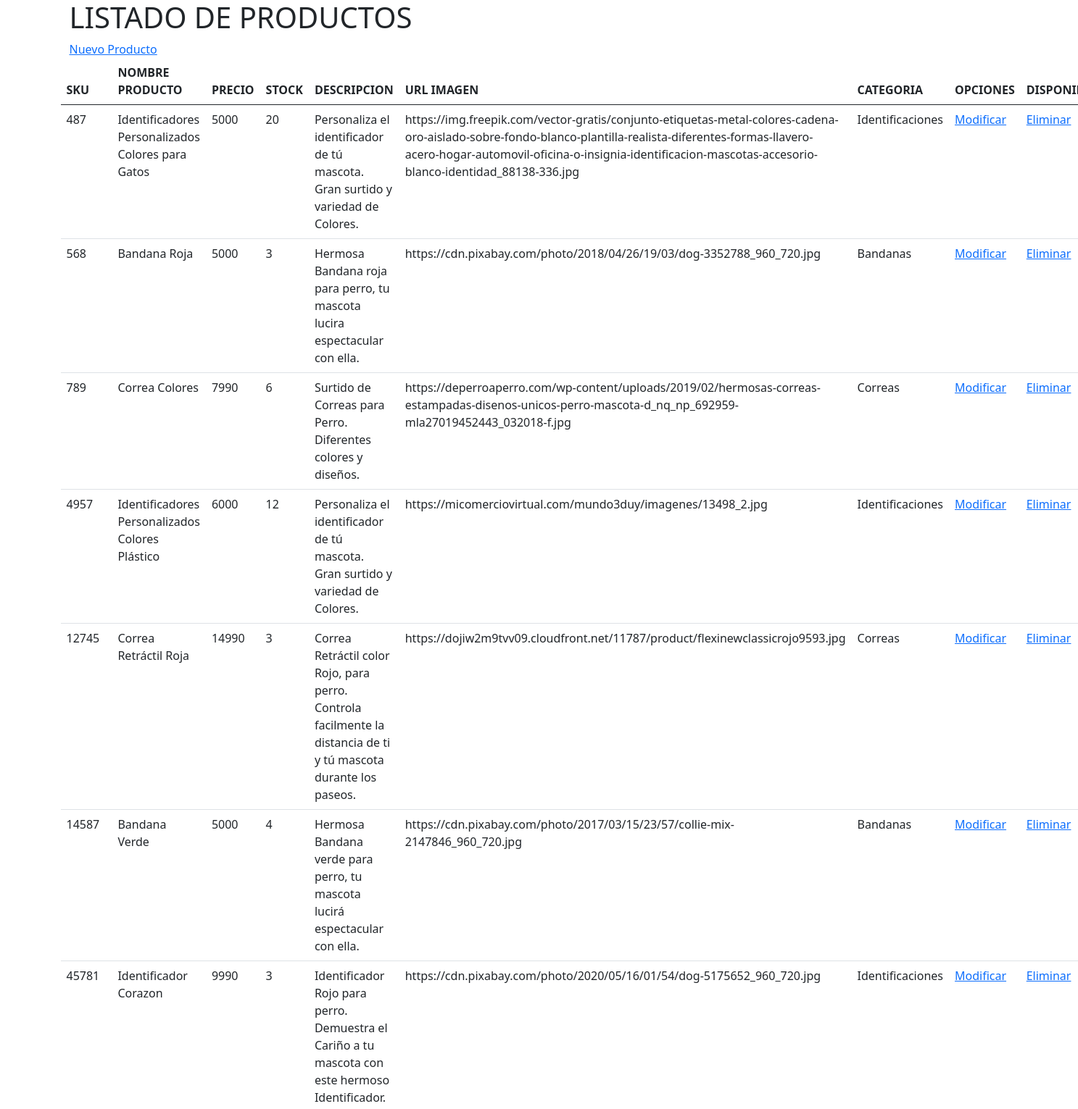
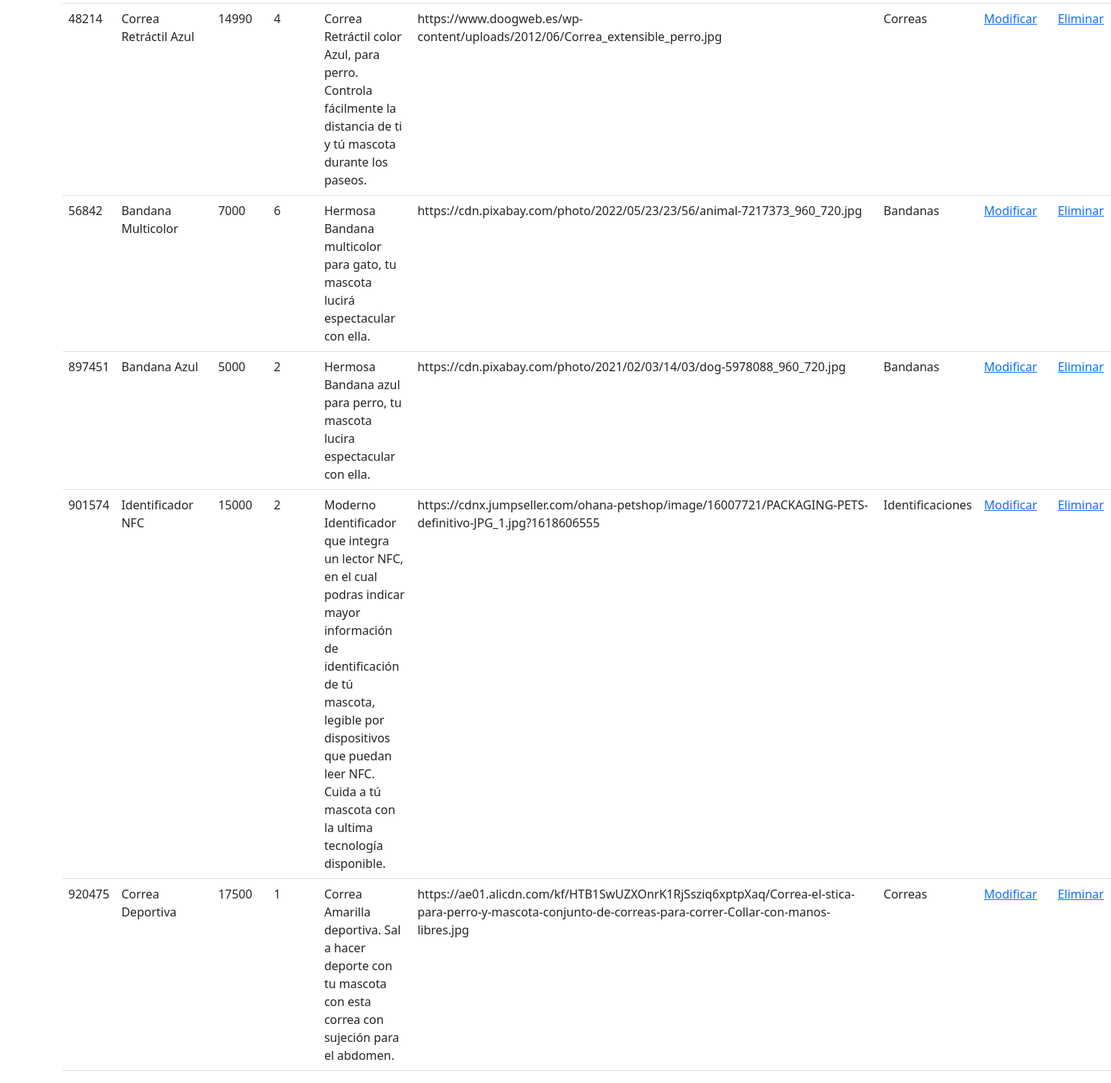
The page /registros.html on the database its author committed (2 pictures, top to bottom).
### core/models.py (models this page shows, shortened)
class Producto(models.Model):
    sku = models.IntegerField(primary_key=True, verbose_name='SKU')
    nombreProducto = models.CharField(max_length=50, verbose_name='Nombre de Producto')
    precio = models.IntegerField(null=False, blank=False, verbose_name='Precio Producto')
    stock = models.IntegerField(null=False, blank=False,verbose_name='Stock Producto')
    descripcion = models.CharField(max_length=250, verbose_name='Descripcion Producto')
    imagen = models.CharField(null=True, blank=True, max_length=1000, verbose_name='Url Imagen Producto')
    categoria = models.ForeignKey(Categoria, on_delete=models.CASCADE)

class Categoria(models.Model):
    idCategoria = models.IntegerField(primary_key=True, verbose_name='Id de categoria')
    nombreCategoria = models.CharField(max_length=50, verbose_name='Nombre de la categoria')
    def __str__(self):
        return self.nombreCategoria

### core/views.py (the view)
# urls.py: path('registros.html',registros,name='registros'),
def registros(request):
    productos = Producto.objects.all()
    datos = {
        'productos': productos
    }
    return render(request, 'core/registros.html', datos)

### core/templates/core/registros.html (shortened to what this page needs)
<!DOCTYPE html>
<html lang="es">
<head>
    <link href="https://cdn.jsdelivr.net/npm/bootstrap@5.0.1/dist/css/bootstrap.min.css" rel="stylesheet">
    {% load static %}
    <link rel="stylesheet" href="{% static 'core/css/index.css' %}" ></link>
</head>
<body>
    <div class="container">
        <h1>LISTADO DE PRODUCTOS </h1>
        <div class="row">
            <a href="{% url 'registros_new_producto' %}">Nuevo Producto</a>
            <table class="table">
                <thead>
                    <tr>
                        <th scope="col">SKU</th>
                        <th scope="col">NOMBRE PRODUCTO</th>
                        <th scope="col">PRECIO</th>
                        <th scope="col">STOCK</th>
                        <th scope="col">DESCRIPCION</th>
                        <th scope="col">URL IMAGEN</th>
                        <th scope="col">CATEGORIA</th>
                        <th scope="col">OPCIONES</th>
                        <th scope="col">DISPONIBLES</th>
                    </tr>
                </thead>
                <tbody>
                    {% for pd in productos %}
                    <tr>
                        <td>{{pd.sku}}</td>
                        <td>{{pd.nombreProducto}}</td>
                        <td>{{pd.precio}}</td>
                        <td>{{pd.stock}}</td>
                        <td>{{pd.descripcion}}</td>
                        <td>{{pd.imagen}}</td>
                        <td>{{pd.categoria}}</td>
                        <td><a href="{% url 'registros_mod_producto' pd.sku %}">Modificar</a></td>
                        <td><a href="{% url 'registros_del_producto' pd.sku %}">Eliminar</a></td>
                    </tr>
                    {% endfor%}
                </tbody>
            </table>
        </div>
    </div>
</body>
</html>

### rows shown on the page
Producto: sku "487", nombreProducto "Identificadores Personalizados Colores para Gatos", precio "5000", stock "20", descripcion "Personaliza el identificador de tú mascota. Gran surtido y variedad de Colores.", imagen "https://img.freepik.com/vector-gratis/conjunto-etiquetas-metal-colores-cadena-oro-aislado-sobre-fondo-blanco-plantilla-realista-diferentes-formas-llavero-acero-hogar-automovil-oficina-o-insignia-identificacion-mascotas-accesorio-blanco-identidad_88138-336.jpg", categoria "Identificaciones"
Producto: sku "568", nombreProducto "Bandana Roja", precio "5000", stock "3", descripcion "Hermosa Bandana roja para perro, tu mascota lucira espectacular con ella.", imagen "https://cdn.pixabay.com/photo/2018/04/26/19/03/dog-3352788_960_720.jpg", categoria "Bandanas"
Producto: sku "789", nombreProducto "Correa Colores", precio "7990", stock "6", descripcion "Surtido de Correas para Perro. Diferentes colores y diseños.", imagen "https://deperroaperro.com/wp-content/uploads/2019/02/hermosas-correas-estampadas-disenos-unicos-perro-mascota-d_nq_np_692959-mla27019452443_032018-f.jpg", categoria "Correas"
Producto: sku "4957", nombreProducto "Identificadores Personalizados Colores Plástico", precio "6000", stock "12", descripcion "Personaliza el identificador de tú mascota. Gran surtido y variedad de Colores.", imagen "https://micomerciovirtual.com/mundo3duy/imagenes/13498_2.jpg", categoria "Identificaciones"
Producto: sku "12745", nombreProducto "Correa Retráctil Roja", precio "14990", stock "3", descripcion "Correa Retráctil color Rojo, para perro. Controla facilmente la distancia de ti y tú mascota durante los paseos.", imagen "https://dojiw2m9tvv09.cloudfront.net/11787/product/flexinewclassicrojo9593.jpg", categoria "Correas"
Producto: sku "14587", nombreProducto "Bandana Verde", precio "5000", stock "4", descripcion "Hermosa Bandana verde para perro, tu mascota lucirá espectacular con ella.", imagen "https://cdn.pixabay.com/photo/2017/03/15/23/57/collie-mix-2147846_960_720.jpg", categoria "Bandanas"
Producto: sku "45781", nombreProducto "Identificador Corazon", precio "9990", stock "3", descripcion "Identificador Rojo para perro. Demuestra el Cariño a tu mascota con este hermoso Identificador.", imagen "https://cdn.pixabay.com/photo/2020/05/16/01/54/dog-5175652_960_720.jpg", categoria "Identificaciones"
Producto: sku "48214", nombreProducto "Correa Retráctil Azul", precio "14990", stock "4", descripcion "Correa Retráctil color Azul, para perro. Controla fácilmente la distancia de ti y tú mascota durante los paseos.", imagen "https://www.doogweb.es/wp-content/uploads/2012/06/Correa_extensible_perro.jpg", categoria "Correas"
Producto: sku "56842", nombreProducto "Bandana Multicolor", precio "7000", stock "6", descripcion "Hermosa Bandana multicolor para gato, tu mascota lucirá espectacular con ella.", imagen "https://cdn.pixabay.com/photo/2022/05/23/23/56/animal-7217373_960_720.jpg", categoria "Bandanas"
Producto: sku "897451", nombreProducto "Bandana Azul", precio "5000", stock "2", descripcion "Hermosa Bandana azul para perro, tu mascota lucira espectacular con ella.", imagen "https://cdn.pixabay.com/photo/2021/02/03/14/03/dog-5978088_960_720.jpg", categoria "Bandanas"
Producto: sku "901574", nombreProducto "Identificador NFC", precio "15000", stock "2", descripcion "Moderno Identificador que integra un lector NFC, en el cual podras indicar mayor información de identificación de tú mascota, legible por dispositivos que puedan leer NFC. Cuida a tú mascota con la ultima tecnología disponible.", imagen "https://cdnx.jumpseller.com/ohana-petshop/image/16007721/PACKAGING-PETS-definitivo-JPG_1.jpg?1618606555", categoria "Identificaciones"
Producto: sku "920475", nombreProducto "Correa Deportiva", precio "17500", stock "1", descripcion "Correa Amarilla deportiva. Sal a hacer deporte con tu mascota con esta correa con sujeción para el abdomen.", imagen "https://ae01.alicdn.com/kf/HTB1SwUZXOnrK1RjSsziq6xptpXaq/Correa-el-stica-para-perro-y-mascota-conjunto-de-correas-para-correr-Collar-con-manos-libres.jpg", categoria "Correas"
